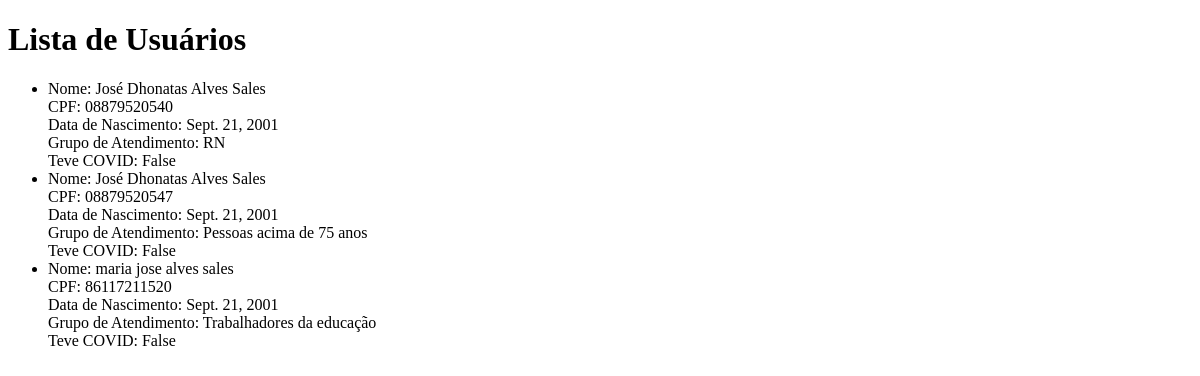
Before: /usuarios/ (signed in) with the older database file.
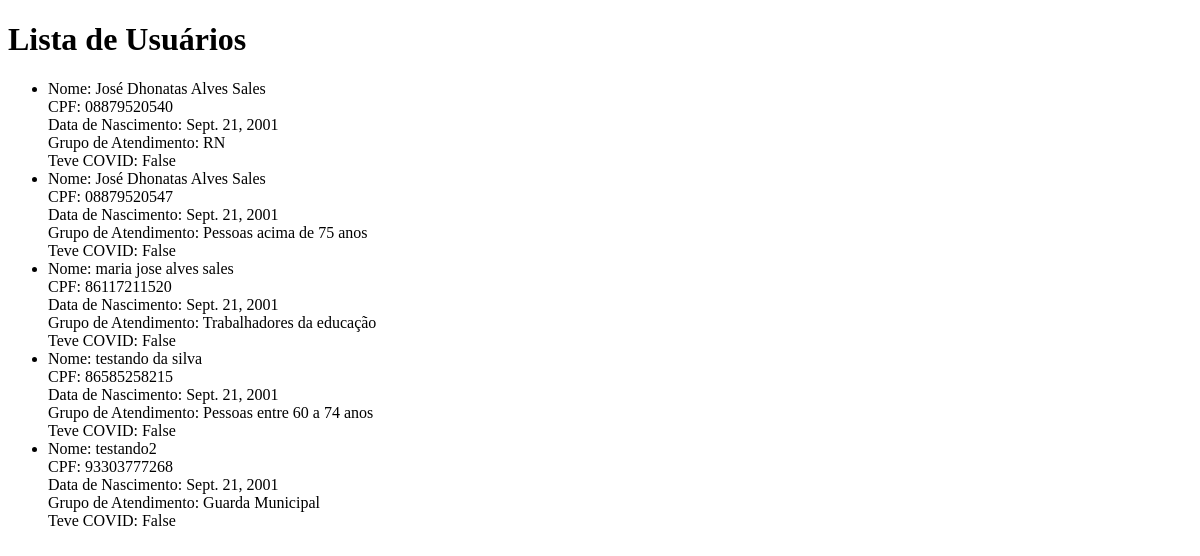
After: the same page with the newer database file.
### agenda/models.py (models this page shows)
class CustomUser(AbstractUser):
    username = None
    nome_completo = models.CharField(max_length=60, default=' ')
    cpf = models.CharField(primary_key = True, max_length=11)
    data_nascimento = models.DateField(default=timezone.now)
    grupos_atendimento = models.CharField(max_length=100, blank=True, null=True)
    teve_covid = models.BooleanField(default= False)
    objects = UserManager()
    USERNAME_FIELD = 'cpf'
    REQUIRED_FIELDS = []

### agenda/views.py (the view)
# urls.py: path('usuarios/', lista_usuarios, name='lista_usuarios')
def lista_usuarios(request):
    if request.user.is_authenticated:
        usuarios = CustomUser.objects.all()
        return render(request, "lista_usuarios.html", {'usuarios': usuarios})

### agenda/templates/lista_usuarios.html (shortened to what this page needs)
<!DOCTYPE html>
<html lang="en">
<head>
</head>
<body>
    <h1>Lista de Usuários</h1>
    <ul>
        {% for usuario in usuarios %}
            <li>
                Nome: {{ usuario.nome_completo }}<br>
                CPF: {{ usuario.cpf }}<br>
                Data de Nascimento: {{ usuario.data_nascimento }}<br>
                Grupo de Atendimento: {{ usuario.grupos_atendimento }}<br>
                Teve COVID: {{ usuario.teve_covid }}<br>
            </li>
        {% endfor %}
    </ul>
</body>
</html>

Changed rows visible on the page:
added CustomUser: nome_completo "testando da silva", cpf "86585258215", data_nascimento "Sept. 21, 2001", grupos_atendimento "Pessoas entre 60 a 74 anos", teve_covid "False"
added CustomUser: nome_completo "testando2", cpf "93303777268", data_nascimento "Sept. 21, 2001", grupos_atendimento "Guarda Municipal", teve_covid "False"
